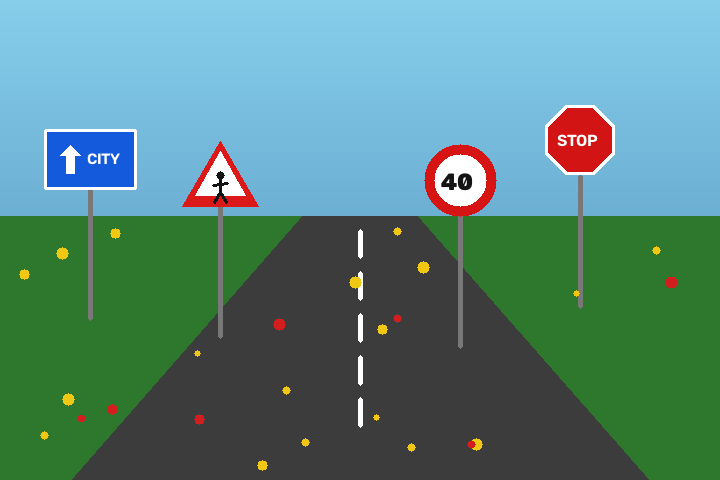
#> input picture sample_data/comprehensive_test_scene.png, 720 x 480 px
$ python -i visualizer.py   (imports and definitions only)
#> lines starting #> are read from the running program, lines starting #| are printed output that depends on the picture
import cv2
import numpy as np
import matplotlib.pyplot as plt
import matplotlib.patches as patches
import io
from PIL import Image

# [50 lines left out: function create_pipeline_comparison_grid, not called in this run]

def plot_color_histograms(image_rgb: np.ndarray) -> Image.Image:
    """
    Plots RGB and HSV channel distribution histograms with modern styling.
    """
    hsv = cv2.cvtColor(image_rgb, cv2.COLOR_RGB2HSV)
#> hsv: shape (480, 720, 3); mean H, S, V 58.2, 99.1, 151.7
    plt.style.use('dark_background')
    fig, (ax1, ax2) = plt.subplots(1, 2, figsize=(12, 3.8), facecolor='#0B0F19')

    # RGB Histogram
    colors = ('#EF4444', '#10B981', '#3B82F6')
    for i, col in enumerate(colors):
        hist = cv2.calcHist([image_rgb], [i], None, [256], [0, 256])
        label = ['Red Channel', 'Green Channel', 'Blue Channel'][i]
        ax1.plot(hist, color=col, linewidth=1.5, label=label)
    ax1.set_title("RGB Pixel Intensity Distribution", fontsize=11, fontweight='bold', color='#E2E8F0')
    ax1.set_xlim([0, 256])
    ax1.set_xlabel("Intensity (0-255)", color='#94A3B8')
    ax1.set_ylabel("Pixel Frequency", color='#94A3B8')
    ax1.grid(True, alpha=0.15, linestyle='--')
    ax1.legend(facecolor='#1E293B', edgecolor='none')
    ax1.set_facecolor('#131B2E')

    # HSV Histogram
    h_hist = cv2.calcHist([hsv], [0], None, [180], [0, 180])
#> h_hist = 180 values, max 104977 at index 0, min 0 at index 1, mean 1920
    s_hist = cv2.calcHist([hsv], [1], None, [256], [0, 256])
#> s_hist = 256 values, max 97945 at index 0, min 0 at index 13, mean 1350
    v_hist = cv2.calcHist([hsv], [2], None, [256], [0, 256])
#> v_hist = 256 values, max 98778 at index 120, min 0 at index 0, mean 1350

    ax2.plot(h_hist, color='#F59E0B', linewidth=1.5, label='Hue (0-180)')
    ax2.plot(s_hist, color='#A855F7', linewidth=1.5, label='Saturation (0-255)')
    ax2.plot(v_hist, color='#38BDF8', linewidth=1.5, label='Value (0-255)')
    ax2.set_title("HSV Channel Distribution", fontsize=11, fontweight='bold', color='#E2E8F0')
    ax2.set_xlim([0, 256])
    ax2.set_xlabel("Bin Value", color='#94A3B8')
    ax2.grid(True, alpha=0.15, linestyle='--')
    ax2.legend(facecolor='#1E293B', edgecolor='none')
    ax2.set_facecolor('#131B2E')

    plt.tight_layout()
    buf = io.BytesIO()
    plt.savefig(buf, format='png', bbox_inches='tight', dpi=120, facecolor=fig.get_facecolor(), edgecolor='none')
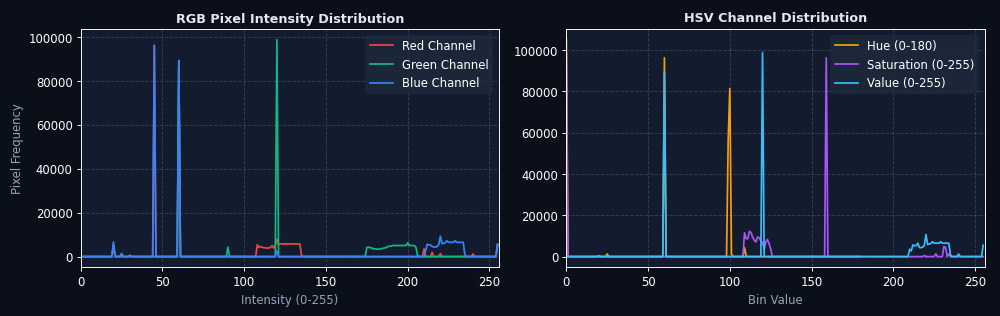
#> figure drawn by matplotlib, 2 panels; panel 1: curve peaks at x = 45, y = 96161; panel 1: curve peaks at x = 120, y = 98779; panel 1: curve peaks at x = 45, y = 96161; panel 2: curve peaks at x = 0, y = 104977
    plt.close(fig)
    buf.seek(0)
    return Image.open(buf)
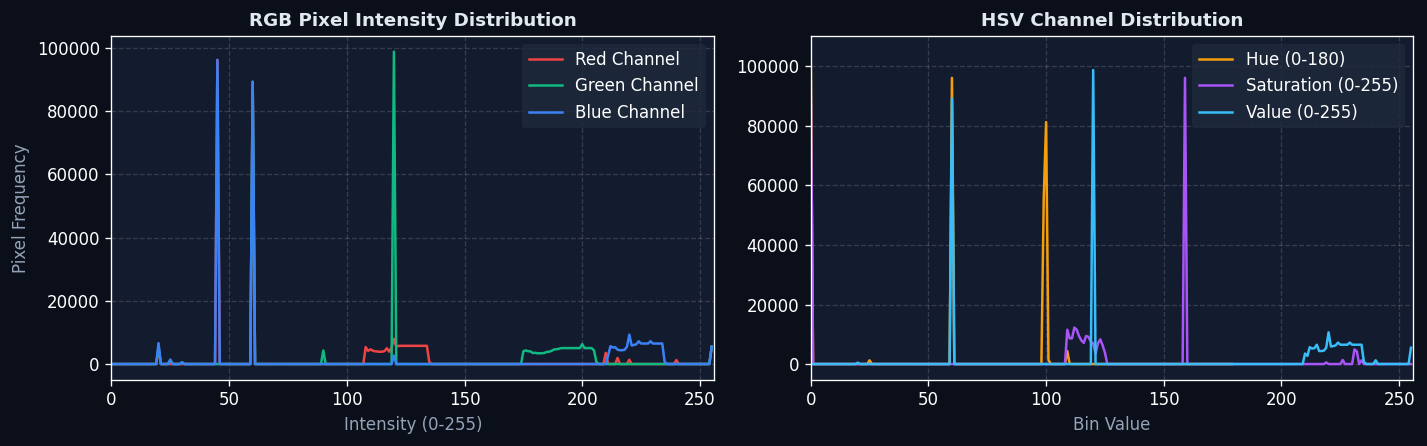
#> returned value: PIL image 1427x446 RGBA; mean R, G, B, A 24.6, 32.3, 48.6, 255

# [226 lines left out: functions plot_edge_comparison, plot_hsv_scatter, plot_1d_hue_distribution, not called in this run]

>>> import cv2
>>> picture = cv2.cvtColor(cv2.imread('../sample_data/comprehensive_test_scene.png'), cv2.COLOR_BGR2RGB)
>>> result = plot_color_histograms(picture)

$ run again, on sample_data/mandatory_blue_scene.png
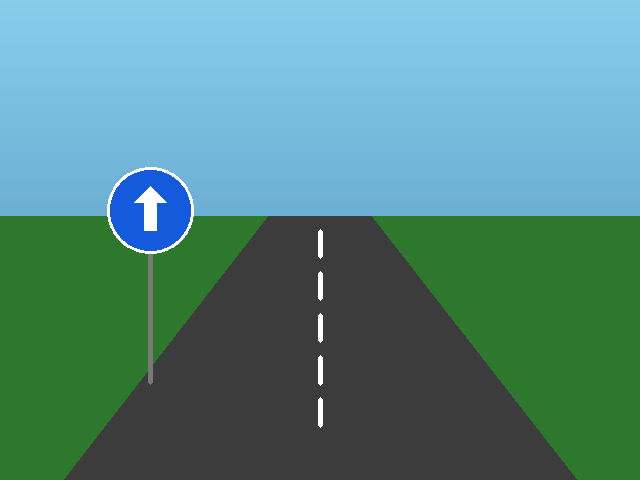
#> input picture sample_data/mandatory_blue_scene.png, 640 x 480 px
#> hsv: shape (480, 640, 3); mean H, S, V 61.8, 98.1, 151.9
#> h_hist = 180 values, max 84451 at index 60, min 0 at index 1, mean 1706.7
#> s_hist = 256 values, max 84451 at index 159, min 0 at index 1, mean 1200
#> v_hist = 256 values, max 85100 at index 120, min 0 at index 0, mean 1200
#> in plot_color_histograms, `plt.savefig(buf, format='png', bbox_inches='tight', dpi=120, facecolor..`:
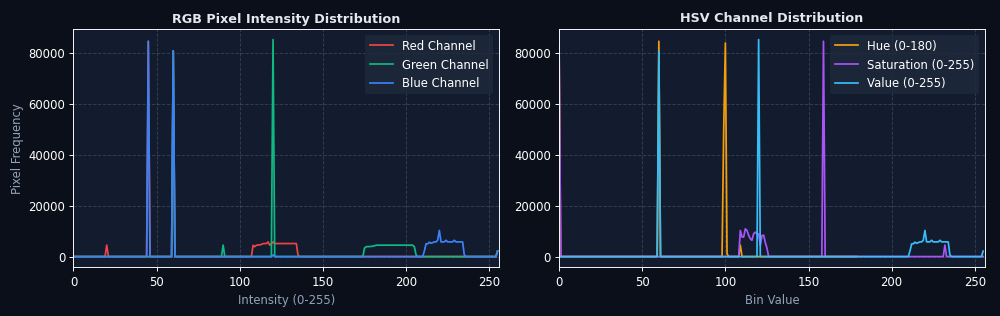
#> figure drawn by matplotlib, 2 panels; panel 1: curve peaks at x = 45, y = 84451; panel 1: curve peaks at x = 120, y = 85100; panel 1: curve peaks at x = 45, y = 84451; panel 2: curve peaks at x = 60, y = 84451
#> in plot_color_histograms, `return Image.open(buf)`:
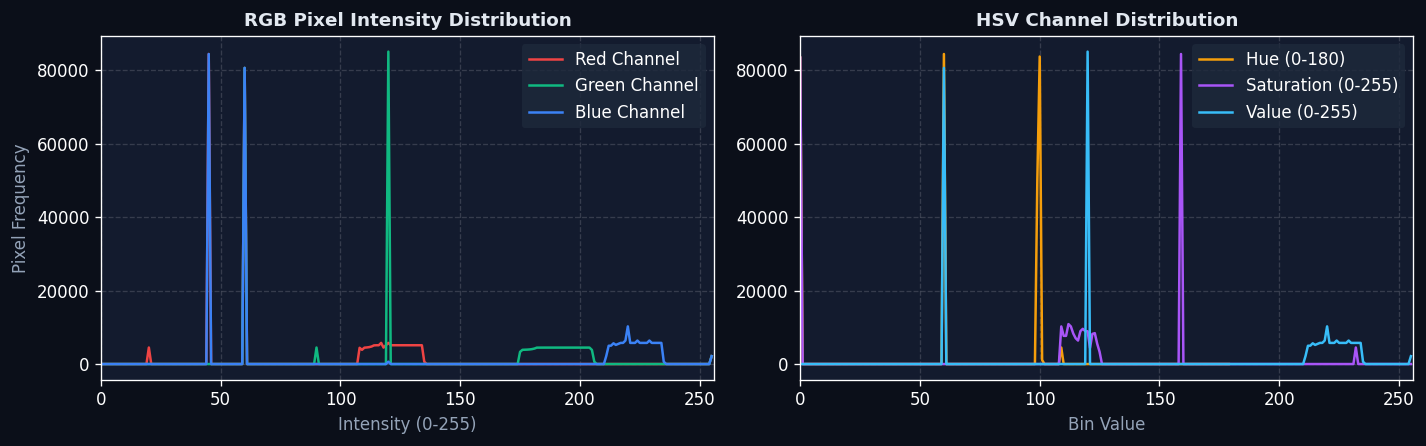
#> returned value: PIL image 1426x446 RGBA; mean R, G, B, A 24.7, 32.4, 48.8, 255
